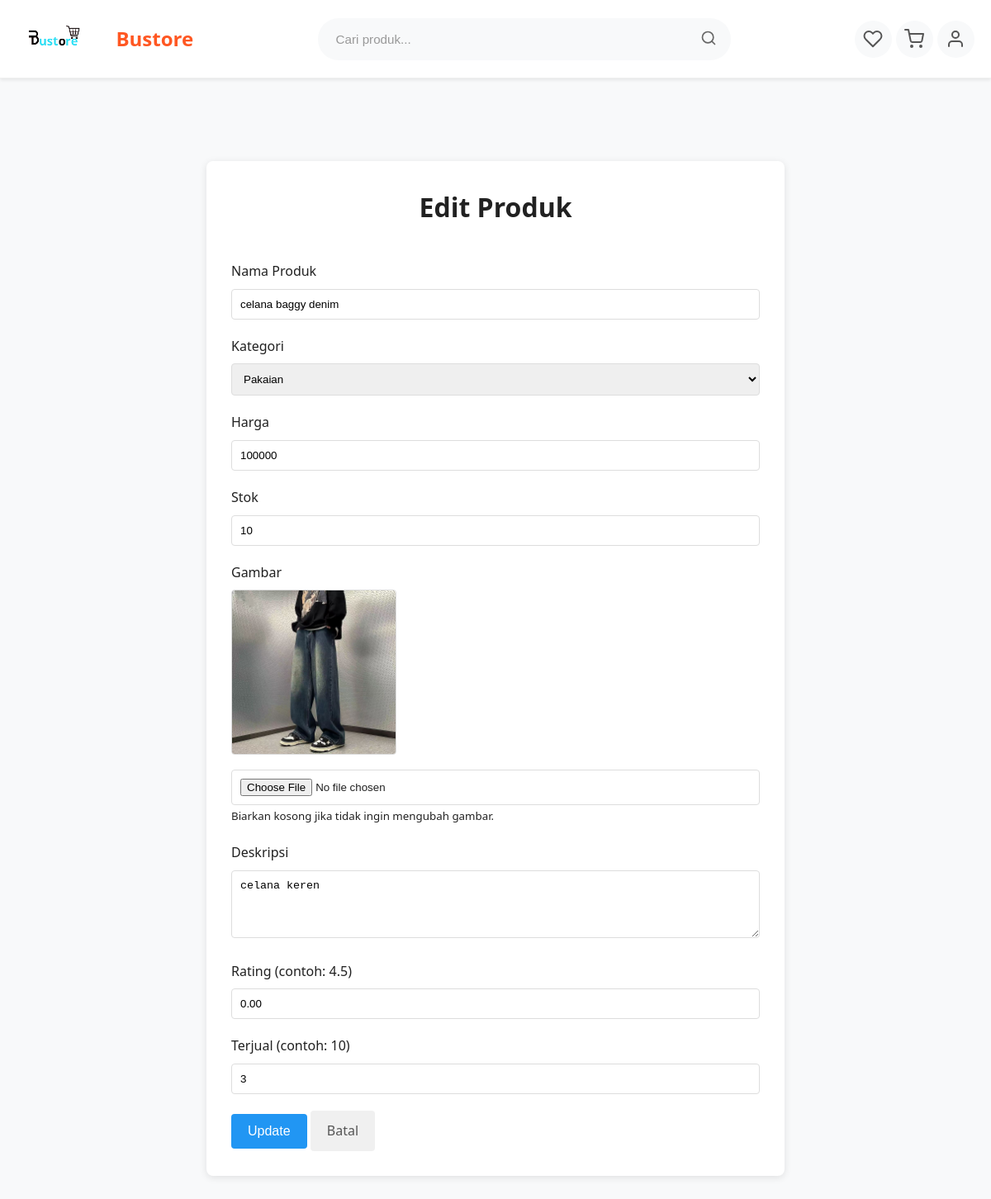
Page /petugas/product_edit.php?id=2 (signed in) on the committed database.
### tables this page shows
CREATE TABLE `products` (
  `id` int(11) NOT NULL,
  `category_id` int(11) NOT NULL,
  `name` varchar(255) NOT NULL,
  `author` varchar(255) NOT NULL,
  `publisher` varchar(255) NOT NULL,
  `price` int(11) NOT NULL,
  `stock` int(11) NOT NULL DEFAULT 0,
  `image` varchar(255) NOT NULL DEFAULT 'default.jpg',
  `description` text DEFAULT NULL,
  `rating` decimal(3,2) NOT NULL DEFAULT 0.00,
  `sold` int(11) NOT NULL DEFAULT 0,
  `weight` decimal(8,2) DEFAULT NULL
);

### petugas/product_edit.php (the view, shortened to what this page needs)
<?php
include '../config/database.php';
 $id = isset($_GET['id']) ? (int)$_GET['id'] : 0;
 $product = mysqli_fetch_assoc(mysqli_query($conn, "SELECT * FROM products WHERE id=$id"));
?>
<!DOCTYPE html>
<html lang="id">
<head>
    <link rel="stylesheet" href="../assets/css/style.css">
</head>
<body>
    <?php include '../partials/navbar.php'; ?>
    <div class="form-container">
        <h2>Edit Produk</h2>
        <form method="post" enctype="multipart/form-data">
            <div class="form-group">
                <label for="name">Nama Produk</label>
                <input type="text" id="name" name="name" value="<?= $product['name'] ?>" required>
            </div>
            <div class="form-group">
                <label for="category_id">Kategori</label>
                <select name="category_id" id="category_id" required>
                    <?php
                    $cats = mysqli_query($conn, "SELECT * FROM categories ORDER BY name");
                    while($cat = mysqli_fetch_assoc($cats)) {
                        $selected = $cat['id'] == $product['category_id'] ? 'selected' : '';
                        echo "<option value='{$cat['id']}' $selected>{$cat['name']}</option>";
                    }
                    ?>
                </select>
            </div>
            <div class="form-group">
                <label for="price">Harga</label>
                <input type="number" id="price" name="price" value="<?= $product['price'] ?>" required>
            </div>
            <div class="form-group">
                <label for="stock">Stok</label>
                <input type="number" id="stock" name="stock" value="<?= $product['stock'] ?>" required>
            </div>
            <div class="form-group">
                <label for="image">Gambar</label>
                <div class="current-image">
                    <img src="../assets/img/<?= $product['image'] ?>" alt="<?= $product['name'] ?>">
                </div>
                <input type="file" id="image" name="image" accept="image/*">
                <small>Biarkan kosong jika tidak ingin mengubah gambar.</small>
            </div>
            <div class="form-group">
                <label for="description">Deskripsi</label>
                <textarea id="description" name="description" rows="4"><?= $product['description'] ?></textarea>
            </div>
            <div class="form-group">
                <label for="rating">Rating (contoh: 4.5)</label>
                <input type="number" id="rating" name="rating" step="0.1" value="<?= $product['rating'] ?>" required>
            </div>
            <div class="form-group">
                <label for="sold">Terjual (contoh: 10)</label>
                <input type="number" id="sold" name="sold" value="<?= $product['sold'] ?>" required>
            </div>
            <button type="submit" name="update" class="btn btn-primary">Update</button>
            <a href="products.php" class="btn btn-gray">Batal</a>
        </form>
    </div>
</body>
</html>

### assets/css/style.css (style rules this page uses)
* { margin: 0; padding: 0; box-sizing: border-box; }
body { font-family: 'Segoe UI', Tahoma, Geneva, Verdana, sans-serif; background-color: #f8f9fa; color: #212121; line-height: 1.6; }
h1, h2, h3, h4 { margin-bottom: 15px; font-weight: 600; }
h2 { font-size: 2rem; text-align: center; margin-bottom: 40px; color: #212121; }
.btn { display: inline-block; padding: 12px 24px; border-radius: 6px; text-decoration: none; font-weight: 600; cursor: pointer; transition: all 0.3s ease; border: none; font-size: 1rem; text-align: center; }
.btn-primary { background-color: #007bff; color: #fff; border: 1px solid #007bff; }
.form-container { max-width: 600px; margin: 40px auto; background: white; padding: 30px; border-radius: 8px; box-shadow: 0 2px 10px rgba(0,0,0,0.1); }
.form-group { margin-bottom: 20px; }
.form-group label { display: block; margin-bottom: 8px; font-weight: 500; }
.form-group input, .form-group select, .form-group textarea { width: 100%; padding: 10px; border: 1px solid #ddd; border-radius: 4px; }

### petugas/product_edit.php (style rules this page uses)
.form-container { max-width: 700px; margin: 100px auto; background: white; padding: 30px; border-radius: 8px; box-shadow: 0 2px 10px rgba(0,0,0,0.1); }
.form-group { margin-bottom: 20px; }
.form-group label { display: block; margin-bottom: 8px; font-weight: 500; }
.form-group input, .form-group select, .form-group textarea { width: 100%; padding: 10px; border: 1px solid #ddd; border-radius: 4px; }
.current-image { margin-bottom: 10px; }
.current-image img { max-width: 200px; height: auto; border-radius: 4px; border: 1px solid #ddd; }
.btn { padding: 12px 20px; border-radius: 4px; border: none; cursor: pointer; text-decoration: none; display: inline-block; font-weight: 500; transition: all 0.2s; }
.btn-primary { background: #2196F3; color: white; }
.btn-gray { background: #f0f0f0; color: #555; }

### rows in the picture
products: name "celana baggy denim", price "100000", stock "10", image (picture), description "celana keren", rating "0.00", sold "3"

### other values in the picture
form field category_id "Pakaian"
